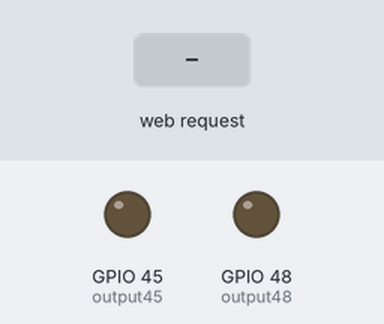
This sketch was run on a simulated ESP32. Shown: output pins drawn as LEDs (lit = HIGH). The inputs (shaded band) are chosen by the test bench. What the sketch prints to the serial monitor is not drawn.

Above: at 1.2 s.
1.3 s: HTTP request GET /45/on received
At 1.7 s:
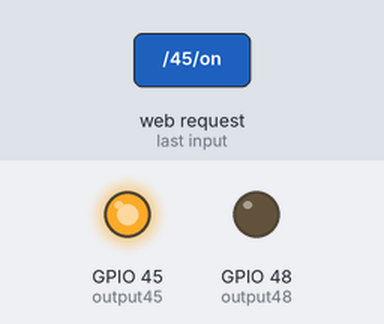
2.8 s: HTTP request GET /48/on received
At 4.0 s:
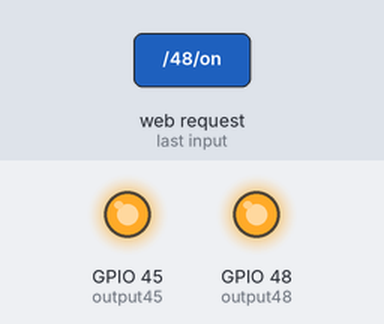
4.3 s: HTTP request GET /45/off received
At 5.2 s:
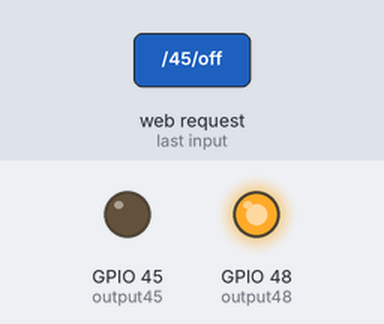
5.8 s: HTTP request GET /48/off received
At 6.3 s:
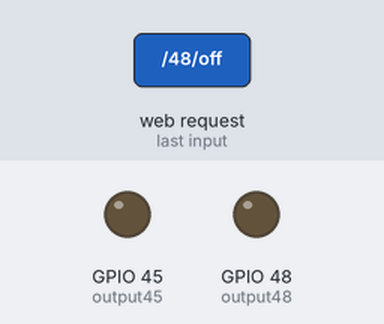
Timing chart, 0 to 8.3 s (numbered marks = the images above; inputs shaded):
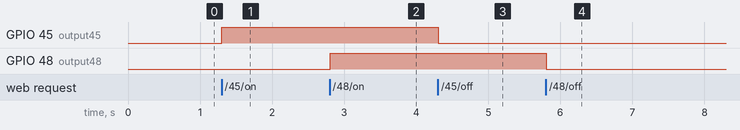

Measured:
- after the input at 1.3 s, GPIO 45 (output45): LOW → HIGH at once
- after the input at 2.8 s, GPIO 48 (output48): LOW → HIGH at once
- after the input at 4.3 s, GPIO 45 (output45): HIGH → LOW at once
- after the input at 5.8 s, GPIO 48 (output48): HIGH → LOW at once

The sketch:

lab6.ino
```cpp
/*********
  Rui Santos
  Complete project details at https://randomnerdtutorials.com
*********/

// Load Wi-Fi library
#include <WiFi.h>

// Replace with your network credentials

const char* ssid     = "ESP32-Access-Point-yuhsuan"; //REPLACE_WITH_YOUR_SSID
const char* password = "123456789";  //REPLACE_WITH_YOUR_PASSWORD

// Set web server port number to 80
WiFiServer server(80);

// Variable to store the HTTP request
String header;

// Auxiliar variables to store the current output state
String output45State = "off";
String output48State = "off";

// Assign output variables to GPIO pins
const int output45 = 45;
const int output48 = 48;


// Set your Static IP address
IPAddress local_IP(192, 168, 4, 1);

// Set your Gateway IP address
IPAddress gateway(192, 168, 50, 1);

IPAddress subnet(255, 255, 255, 0);
//IPAddress primaryDNS(8, 8, 8, 8); //optional
//PAddress secondaryDNS(8, 8, 4, 4); //optional


void setup() {
  Serial.begin(115200);

  // set ESP32 as AP mode
  WiFi.mode(WIFI_AP);

  // Initialize the output variables as outputs
  pinMode(output45, OUTPUT);
  pinMode(output48, OUTPUT);
  // Set outputs to LOW
  digitalWrite(output45, LOW);
  digitalWrite(output48, LOW);


  // Connect to Wi-Fi network with SSID and password
  Serial.print("Setting AP (Access Point)…");
  // Remove the password parameter, if you want the AP (Access Point) to be open
  WiFi.softAPConfig(local_IP, local_IP, subnet);
  WiFi.softAP(ssid, password);

  IPAddress IP = WiFi.softAPIP();
  Serial.print("AP IP address: ");
  Serial.println(IP);

  server.begin();
}

void loop(){
  WiFiClient client = server.available();   // Listen for incoming clients

  if (client) {                             // If a new client connects,
    Serial.println("New Client.");          // print a message out in the serial port
    String currentLine = "";                // make a String to hold incoming data from the client
    while (client.connected()) {            // loop while the client's connected
      if (client.available()) {             // if there's bytes to read from the client,
        char c = client.read();             // read a byte, then
        Serial.write(c);                    // print it out the serial monitor
        header += c;
        if (c == '\n') {                    // if the byte is a newline character
          // if the current line is blank, you got two newline characters in a row.
          // that's the end of the client HTTP request, so send a response:
          if (currentLine.length() == 0) {
            // HTTP headers always start with a response code (e.g. HTTP/1.1 200 OK)
            // and a content-type so the client knows what's coming, then a blank line:
            client.println("HTTP/1.1 200 OK");
            client.println("Content-type:text/html");
            client.println("Connection: close");
            client.println();

            // turns the GPIOs on and off
            if (header.indexOf("GET /45/on") >= 0) {
              Serial.println("GPIO 45 on");
              output45State = "on";
              digitalWrite(output45, HIGH);
            }
            else if (header.indexOf("GET /45/off") >= 0) {
              Serial.println("GPIO 45 off");
              output45State = "off";
              digitalWrite(output45, LOW);
            }
            else if (header.indexOf("GET /48/on") >= 0) {
              Serial.println("GPIO 48 on");
              output48State = "on";
              digitalWrite(output48, HIGH);
            }
            else if (header.indexOf("GET /48/off") >= 0) {
              Serial.println("GPIO 48 off");
              output48State = "off";
              digitalWrite(output48, LOW);
            }

            // Display the HTML web page
            client.println("<!DOCTYPE html><html>");
            client.println("<head><meta name=\"viewport\" content=\"width=device-width, initial-scale=1\">");
            client.println("<link rel=\"icon\" href=\"data:,\">");
            // CSS to style the on/off buttons
            // Feel free to change the background-color and font-size attributes to fit your preferences
            client.println("<style>html { font-family: Helvetica; display: inline-block; margin: 0px auto; text-align: center;}");
            client.println(".button { background-color: #4CAF50; border: none; color: white; padding: 16px 40px;");
            client.println("text-decoration: none; font-size: 30px; margin: 2px; cursor: pointer;}");
            client.println(".button2 {background-color: #555555;}</style></head>");

            // Web Page Heading
            client.println("<body><h1>ESP32 Web Server</h1>");

            // Display current state, and ON/OFF buttons for GPIO 45
            client.println("<p>GPIO 45 - State " + output45State + "</p>");
            // If the output45State is off, it displays the ON button
            if (output45State=="off") {
              client.println("<p><a href=\"/45/on\"><button class=\"button\">ON</button></a></p>");
            } else {
              client.println("<p><a href=\"/45/off\"><button class=\"button button2\">OFF</button></a></p>");
            }

            // Display current state, and ON/OFF buttons for GPIO 48
            client.println("<p>GPIO 48 - State " + output48State + "</p>");
            // If the output48State is off, it displays the ON button
            if (output48State=="off") {
              client.println("<p><a href=\"/48/on\"><button class=\"button\">ON</button></a></p>");
            }
            else {
              client.println("<p><a href=\"/48/off\"><button class=\"button button2\">OFF</button></a></p>");
            }
            client.println("</body></html>");

            // The HTTP response ends with another blank line
            client.println();
            // Break out of the while loop
            break;
          }
          else { // if you got a newline, then clear currentLine
            currentLine = "";
          }
        }
        else if (c != '\r') {  // if you got anything else but a carriage return character,
          currentLine += c;      // add it to the end of the currentLine
        }
      }
    }
    // Clear the header variable
    header = "";
    // Close the connection
    client.stop();
    Serial.println("Client disconnected.");
    Serial.println("");
  }
}
```
